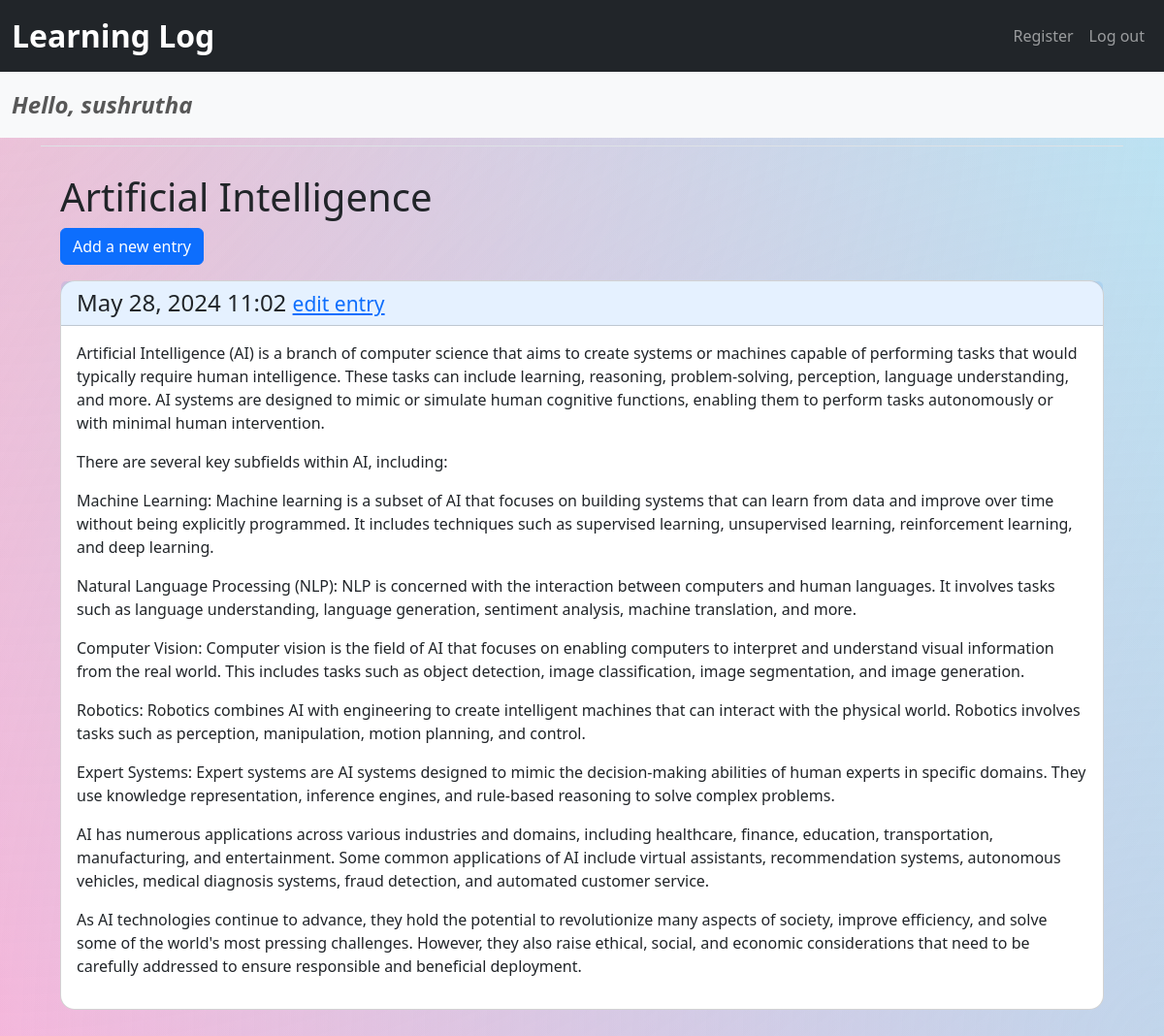
Page /topics/4/ (signed in) on the committed database.
### learning_logs/models.py (models this page shows, shortened)
class Topic(models.Model):
    text = models.CharField(max_length=200)
    date_added = models.DateTimeField(auto_now_add=True)
    owner = models.ForeignKey(User, on_delete=models.CASCADE)  # Add this field
    def __str__(self):
        return self.text

class Entry(models.Model):
    topic = models.ForeignKey(Topic, on_delete=models.CASCADE)
    text = models.TextField()
    date_added = models.DateTimeField(auto_now_add=True)  # Fix to auto add the date
    class Meta:
        verbose_name_plural = 'entries'

### learning_logs/views.py (the view)
# urls.py: path('topics/<int:topic_id>/',views.topic,name='topic'),
@login_required
def topic(request, topic_id):
    topic=Topic.objects.get(id=topic_id)
    if topic.owner != request.user:
        raise Http404
    entries=topic.entry_set.order_by('-date_added')
    context={'topic':topic, 'entries':entries}
    return render(request,'learning_logs/topic.html', context)

### learning_logs/templates/learning_logs/topic.html (shortened to what this page needs)
{% extends 'learning_logs/base.html' %}
{% block content %}
    <div class="content-container">
        <h1>{{ topic }}</h1>
        <p>
            <a href="{% url 'learning_logs:new_entry' topic.id %}" class="btn btn-primary">Add a new entry</a>
        </p>
        {% for entry in entries %}
            <div class="card mb-3">
                <h4 class="card-header">
                    {{ entry.date_added|date:'M d, Y H:i' }}
                    <small><a href="{% url 'learning_logs:edit_entry' entry.id %}">edit entry</a></small>
                </h4>
                <div class="card-body">{{ entry.text|linebreaks }}</div>
            </div>
        {% empty %}
            <p>There are no entries for this topic yet.</p>
        {% endfor %}
    </div>
{% endblock%}

### learning_logs/templates/learning_logs/base.html (shortened to what this page needs)
{% load django_bootstrap5 %}
<!doctype html>
<html lang="en">
<head>
    {% bootstrap_css %}
</head>
<body>
<nav class="navbar navbar-expand-md navbar-dark bg-dark mb-0">
    <div class="container-fluid">
        <a class="navbar-brand" href="{% url 'learning_logs:index' %}">Learning Log</a>
        <ul class="navbar-nav ml-auto order-2">
            <li class="nav-item">
                <a class="nav-link" href="{% url 'accounts:register' %}">Register</a>
            </li>
            {% if user.is_authenticated %}
                <li class="nav-item">
                    <a class="nav-link" href="{% url 'accounts:logout' %}">Log out</a>
                </li>
            {% else %}
                <li class="nav-item">
                    <a class="nav-link" href="{% url 'accounts:login' %}">Log in</a>
                </li>
            {% endif %}
        </ul>
    </div>
</nav>
{% if user.is_authenticated %}
<nav class="navbar navbar-light bg-light">
    <div class="container-fluid">
        <span class="navbar-text">Hello, {{ user.username }}</span>
    </div>
</nav>
{% endif %}
<main role="main" class="container">
    <div class="pb-2 mb-2 border-bottom">
    </div>
    <div>
        {% block content %}{% endblock content %}
    </div>
</main>
</body>
</html>

### learning_logs/templates/learning_logs/base.html (style rules this page uses)
.navbar-brand { font-weight: bold; font-size: 2.0rem; }
.navbar-text { font-style: italic; font-weight: bold; font-size: 1.5rem; }

### learning_logs/templates/learning_logs/topic.html (style rules this page uses)
body, html { height: 100%; margin: 0; }
.content-container { position: relative; min-height: 100vh; padding: 20px; }
.card { border-radius: 15px; }
.card-header { background-color: rgba(0, 123, 255, 0.1); }

### rows in the picture
Topic: text "Artificial Intelligence"
Entry: date_added "May 28, 2024 11:02", text "Artificial Intelligence (AI) is a branch of computer science that aims to create systems or machines capable of performing tasks that would typically require human intelligence. These tasks can include learning, reasoning, problem-solving, perception, language understanding, and more. AI systems are designed to mimic or simulate human cognitive functions, enabling them to perform tasks autonomously or with minimal human intervention. There are several key subfields within AI, including: Machine Learning: Machine learning is a subset of AI that focuses on building systems that can learn from data and improve over time without being explicitly programmed. It includes techniques such as…"

### other values in the picture
{{ user.username }} "sushrutha"
